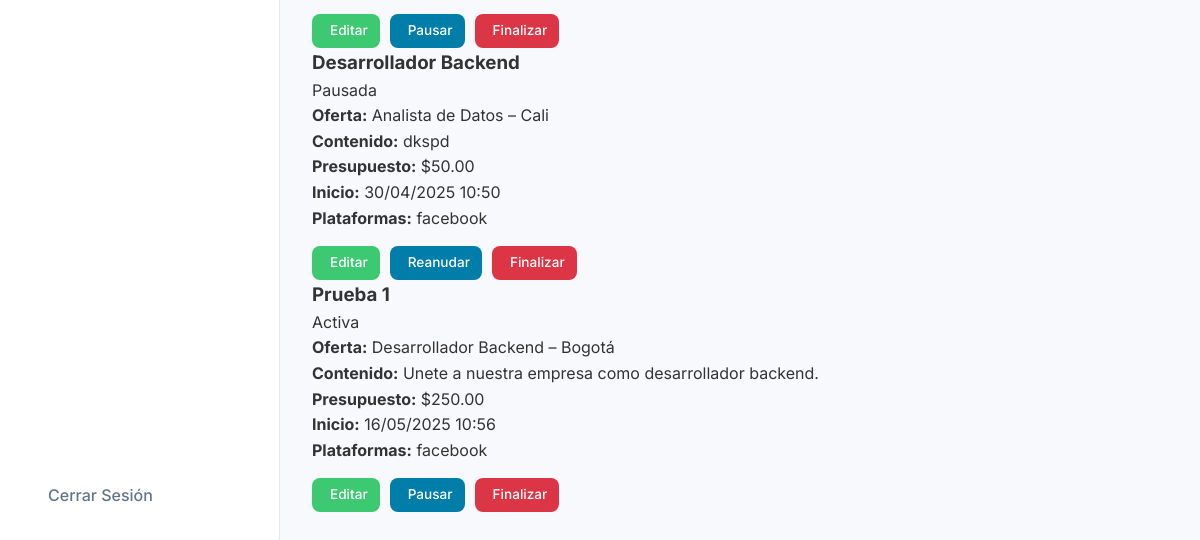
The app's page /campanias-activas/ (lower part), older data.
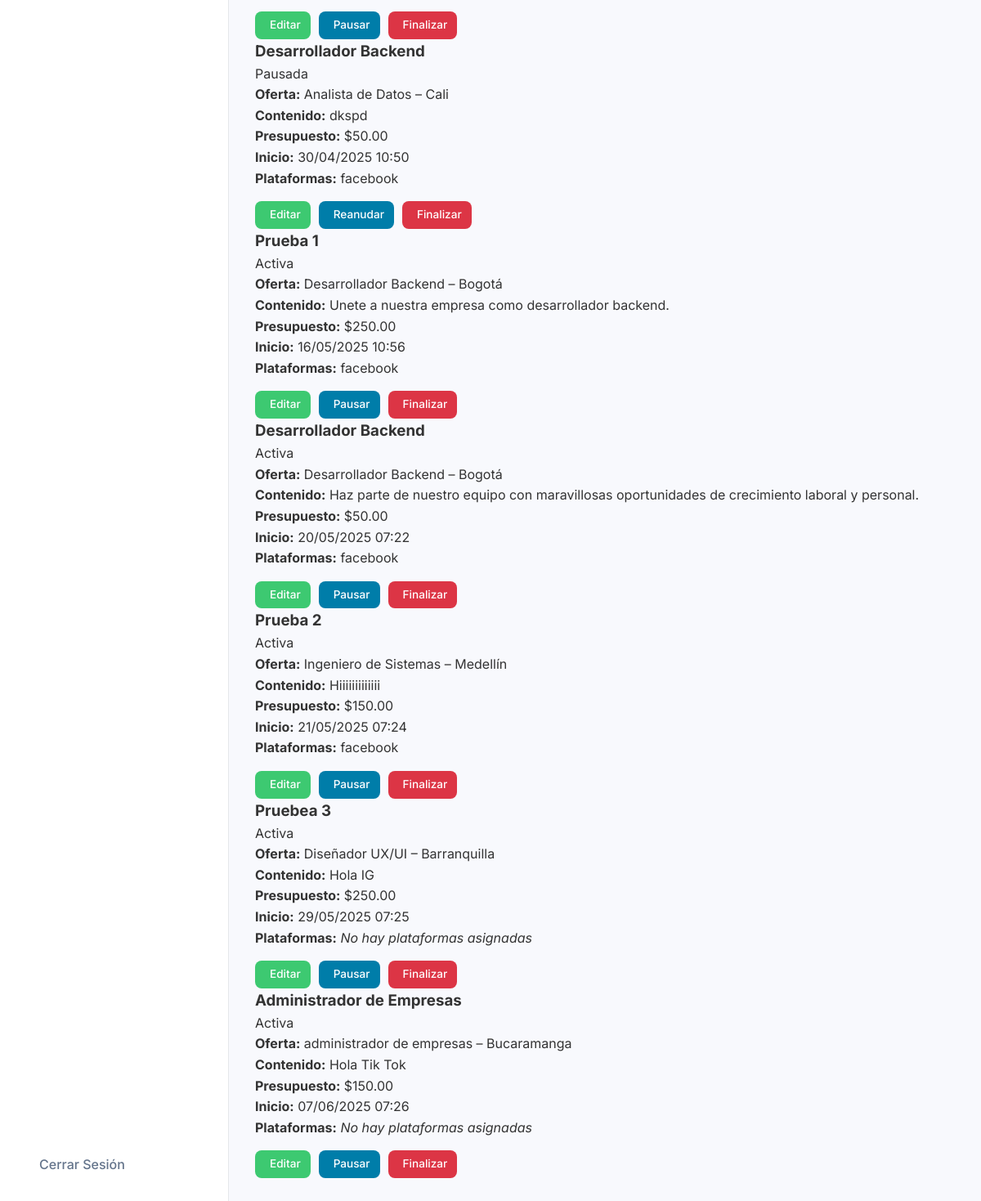
The same page, newer data.
### dashboard/models.py (models this page shows, shortened)
class Campania(models.Model):
    ESTADOS = (
        ('activa', 'Activa'),
        ('pausada', 'Pausada'),
        ('finalizada', 'Finalizada'),
    )
    OfertaLaboral = models.ForeignKey('OfertaLaboral', on_delete=models.SET_NULL, null=True, blank=True)
    nombre = models.CharField(max_length=200)
    contenido = models.TextField()
    plataformas = models.ManyToManyField(Plataforma)
    presupuesto = models.DecimalField(max_digits=10, decimal_places=2)
    fecha_inicio = models.DateTimeField()
    fecha_creacion = models.DateTimeField(auto_now_add=True)
    estado = models.CharField(max_length=20, choices=ESTADOS, default='activa')
    id_facebook = models.CharField(max_length=100, blank=True)  # ID de la campaña en Meta

class OfertaLaboral(models.Model):
    cargo = models.CharField(max_length=100)
    salario = models.DecimalField(max_digits=10, decimal_places=2)
    ubicacion = models.CharField(max_length=100)
    critica = models.BooleanField(default=False)

class Plataforma(models.Model):
    nombre = models.CharField(max_length=50)
    api_key = models.CharField(max_length=100, blank=True)

### dashboard/views.py (the view)
# urls.py: path('campanias-activas/', views.campania_activas, name='campania_activas'),
def campania_activas(request):
    campañas = Campania.objects.filter(Q(estado='activa') | Q(estado='pausada'))
    return render(request, 'campania_activas.html', {'campañas': campañas, 'active_page': 'campania'})

### dashboard/templates/campania_activas.html (shortened to what this page needs)
¿{% load static %}
<!doctype html>
<html lang="es">
<head>
  <link rel="stylesheet" href="https://cdn.jsdelivr.net/npm/@tabler/icons-webfont@2.30.0/tabler-icons.min.css">
  <link rel="stylesheet" href="{% static 'dashboard/css/styles.css' %}">
</head>
<body>
  <div class="dashboard-container">
    <nav class="sidebar">
      <div class="logout-container">
          <span class="nav-text">Cerrar Sesión</span>
      </div>
    </nav>
    <main class="main-content">
      <section class="campaigns">
        {% if campañas %}
          <div class="campaign-cards-container">
            {% for campania in campañas %}
              <div class="campaign-card">
                <div class="card-header">
                  <h3 class="card-title">{{ campania.nombre }}</h3>
                  <span class="badge estado-{{ campania.estado }}">
                    {{ campania.estado|capfirst }}
                  </span>
                </div>
                <div class="card-body">
                  {% if campania.OfertaLaboral %}
                    <div class="info-row">
                      <span><strong>Oferta:</strong> {{ campania.OfertaLaboral.cargo }} – {{ campania.OfertaLaboral.ubicacion }}</span>
                    </div>
                  {% else %}
                    <div class="info-row">
                      <i class="ti ti-briefcase-off"></i>
                      <span><strong>Oferta:</strong> <em>No disponible</em></span>
                    </div>
                  {% endif %}
                  <div class="info-row">
                    <span><strong>Contenido:</strong> {{ campania.contenido }}</span>
                  </div>
                  <div class="info-row">
                    <span><strong>Presupuesto:</strong> ${{ campania.presupuesto }}</span>
                  </div>
                  <div class="info-row">
                    <span><strong>Inicio:</strong> {{ campania.fecha_inicio|date:"d/m/Y H:i" }}</span>
                  </div>
                  <div class="info-row">
                    <strong>Plataformas:</strong>
                    {% for plataforma in campania.plataformas.all %}
                      <span class="platform-chip">{{ plataforma.nombre }}</span>
                    {% empty %}
                      <em>No hay plataformas asignadas</em>
                    {% endfor %}
                  </div>
                  <div class="card-actions">
                    <a href="{% url 'editar_campania' campania.id %}" class="btn btn-edit">
                       Editar
                    </a>
                    {% if campania.estado == "activa" %}
                      <a href="{% url 'pausar_campania' campania.id %}" class="btn btn-pause">
                         Pausar
                      </a>
                      <a href="{% url 'finalizar_campania' campania.id %}" class="btn btn-delete">
                         Finalizar
                      </a>
                    {% elif campania.estado == "pausada" %}
                      <a href="{% url 'reactivar_campania' campania.id %}" class="btn btn-play">
                         Reanudar
                      </a>
                      <a href="{% url 'finalizar_campania' campania.id %}" class="btn btn-delete">
                         Finalizar
                      </a>
                    {% endif %}
                  </div>
                </div>
              </div>
            {% endfor %}
          </div>
        {% else %}
          <p class="no-campaigns">No hay campañas activas.</p>
        {% endif %}
      </section>
    </main>
  </div>
</body>
</html>

### dashboard/static/dashboard/css/styles.css (style rules this page uses)
* { margin: 0; padding: 0; box-sizing: border-box; font-family: "Inter", sans-serif; }
body { background-color: #f8f9fd; color: #333; line-height: 1.6; }
.dashboard-container { display: flex; min-height: 100vh; }
.sidebar { width: 280px; background-color: #ffffff; padding: 1.5rem; display: flex; flex-direction: column; gap: 1.5rem; border-right: 1px solid #e5e7eb; }
.nav-text { font-weight: 500; }
.logout-container { margin-top: auto; display: flex; align-items: center; gap: 0.75rem; color: #64748b; padding: 0.75rem; cursor: pointer; transition: all 0.3s ease; }
.main-content { flex: 1; padding: 2rem; }

### dashboard/templates/campania_activas.html (style rules this page uses)
.card-actions { margin-top: 15px; display: flex; gap: 10px; flex-wrap: wrap; }
.card-actions .btn { padding: 6px 12px; font-size: 0.85em; border-radius: 8px; text-decoration: none; display: inline-flex; align-items: center; gap: 6px; transition: background 0.2s ease; font-weight: 500; }
.btn-edit { background-color: #3DC971; color: white; }
.btn-pause, .btn-play { background-color:#007DA9; color: white; }
.btn-delete { background-color: #dc3545; color: white; }

Row changes from the older to the newer data that the page shows:
added Campania: nombre "Desarrollador Backend", estado "Activa", OfertaLaboral.cargo "Desarrollador Backend", OfertaLaboral.ubicacion "Bogotá", contenido "Haz parte de nuestro equipo con maravillosas oportunidades de crecimiento laboral y personal.", presupuesto "50.00", fecha_inicio "20/05/2025 07:22", shows "Pausar", Plataforma (nombre "facebook")
added Campania: nombre "Prueba 2", estado "Activa", OfertaLaboral.cargo "Ingeniero de Sistemas", OfertaLaboral.ubicacion "Medellín", contenido "Hiiiiiiiiiiiii", presupuesto "150.00", fecha_inicio "21/05/2025 07:24", shows "Pausar", Plataforma (nombre "facebook")
added Campania: nombre "Pruebea 3", estado "Activa", OfertaLaboral.cargo "Diseñador UX/UI", OfertaLaboral.ubicacion "Barranquilla", contenido "Hola IG", presupuesto "250.00", fecha_inicio "29/05/2025 07:25", shows "Pausar"
added Campania: nombre "Administrador de Empresas", estado "Activa", OfertaLaboral.cargo "administrador de empresas", OfertaLaboral.ubicacion "Bucaramanga", contenido "Hola Tik Tok", presupuesto "150.00", fecha_inicio "07/06/2025 07:26", shows "Pausar"
